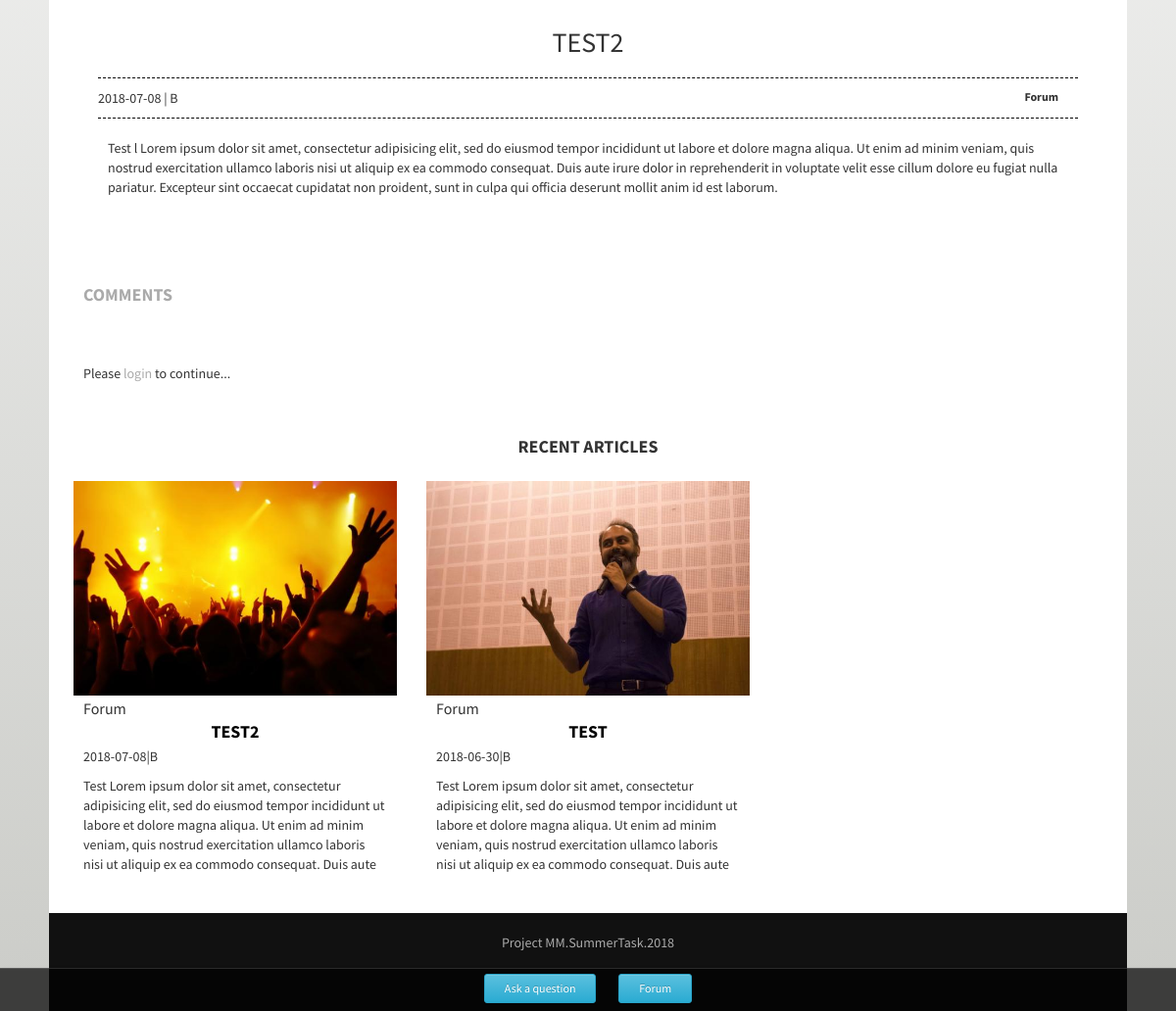
Page /home/article/2 (lower part) on the earlier database version.
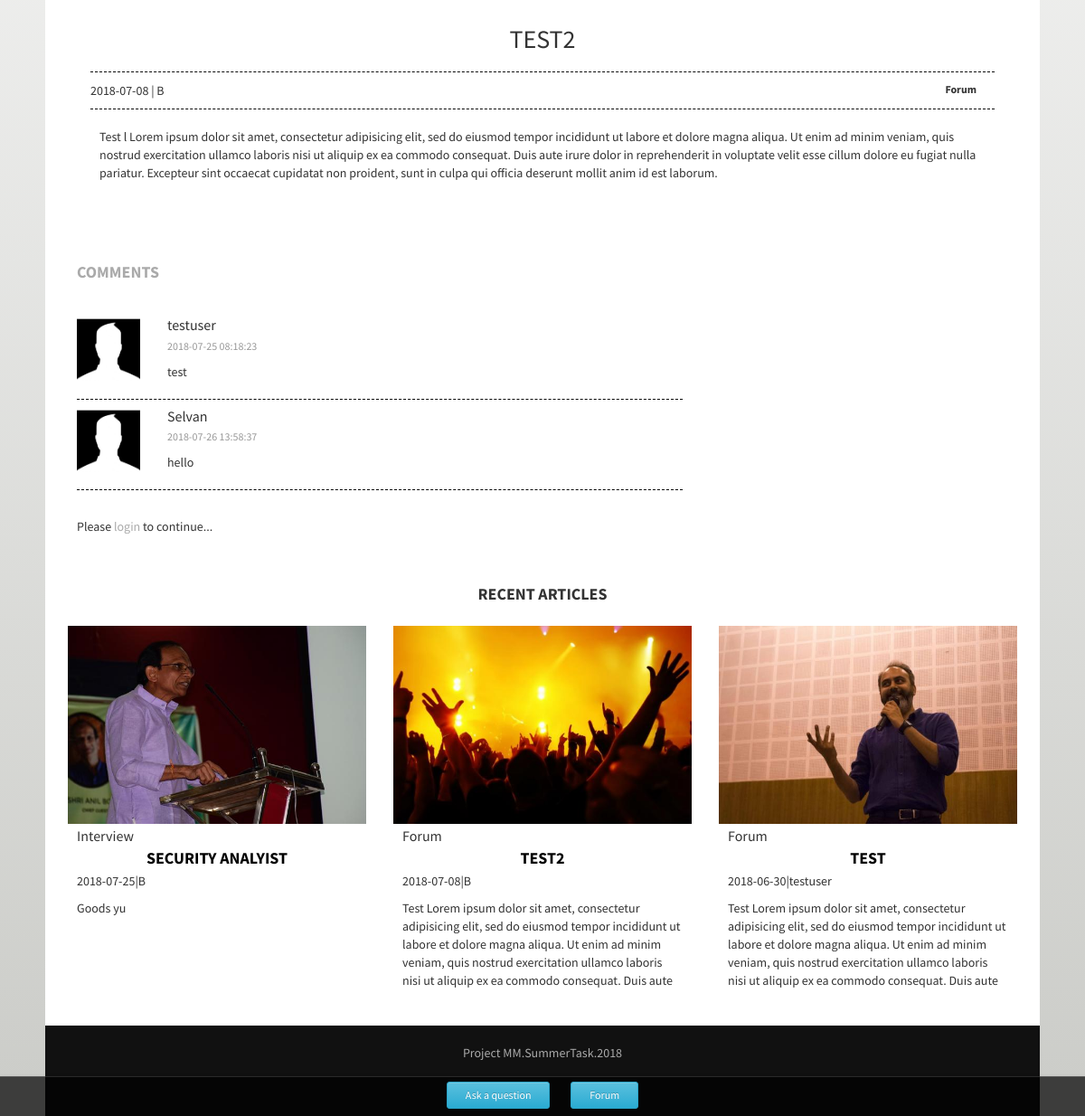
Same page on the later database version.
### tables this page shows
CREATE TABLE IF NOT EXISTS `articles` (
  `id` int(11) NOT NULL AUTO_INCREMENT,
  `title` varchar(255) NOT NULL,
  `content` text NOT NULL,
  `summary` varchar(255) NOT NULL,
  `img` varchar(255) NOT NULL,
  `date` date NOT NULL,
  `ctg` varchar(255) NOT NULL,
  `reptr_name` varchar(255) NOT NULL,
  `modified` datetime NOT NULL,
  `user_id` int(11) NOT NULL,
  `views` int(11) NOT NULL DEFAULT '0',
  PRIMARY KEY (`id`)
);

CREATE TABLE IF NOT EXISTS `article_comments` (
  `id` int(11) NOT NULL AUTO_INCREMENT,
  `content` text NOT NULL,
  `article_id` int(11) NOT NULL,
  `user_id` int(11) NOT NULL,
  `date` datetime NOT NULL,
  `approved` tinyint(3) UNSIGNED DEFAULT '0',
  PRIMARY KEY (`id`)
);

CREATE TABLE IF NOT EXISTS `users` (
  `id` int(11) NOT NULL AUTO_INCREMENT,
  `username` varchar(100) NOT NULL,
  `email` varchar(100) NOT NULL,
  `password` varchar(255) NOT NULL,
  `privilege` tinyint(3) UNSIGNED DEFAULT '0',
  `vote` tinyint(3) UNSIGNED DEFAULT '0',
  PRIMARY KEY (`id`)
);

### application/controllers/home.php (called while the page is built, shortened)
<?php
class Home extends CI_Controller {
	public function __construct()
	{
		$this->load->model('homepage');
	}
	public function article($id)
	{
		$data = array();
		$this->session->unset_userdata('question');
		$select=$this->homepage->getrow($id);
		if (!$this->session->userdata('$id'))
		{
			$this->session->set_userdata('$id',TRUE);
			++$select['views'];
			$this->homepage->article_update($select, $id);
		}
		$data['comments']=$this->homepage->get_comments($id);
		$data['users']=$this->homepage->getuser();
		$data['articles']=$this->homepage->latest_articles();
		$data['select']=$select;
		$data['title'] = $data['select']['title'];
		$this->load->view('common/head',$data);
		$this->load->view('css/view',$data);
		$this->load->view('common/header',$data);
		$this->load->view('homesite/view_article',$data);
		$this->load->view('homesite/comments',$data);
		$this->load->view('homesite/latest_articles',$data);
		$this->load->view('common/footer');
	}
}

### index.php (called while the page is built, shortened)
<?php
require_once BASEPATH.'core/CodeIgniter.php';

### application/models/homepage.php (called while the page is built, shortened)
<?php
class Homepage extends CI_Model{
	public function latest_articles()
	{
		$this->db->order_by('date', 'DESC');
		$query = $this->db->get('articles');
		return $query->result_array();
	}
	public function getrow($id = ""){
		$query = $this->db->get_where('articles', array('id' => $id));
		return $query->row_array();
	}
    public function getuser($id = "")
    {
        if(!empty($id)){
            $query = $this->db->get_where('users', array('id' => $id));
            return $query->row_array();
        }else{
            $query = $this->db->get('users');
            return $query->result_array();
        }
    }
    public function get_comments($id)
    {
            $query = $this->db->get_where('article_comments', array('article_id' => $id));
            return $query->result_array();
    }
}

### application/views/homesite/latest_articles.php (the view)
<div class="row">
	<br>
	<h3>RECENT ARTICLES</h3>
	<br>
	<?php $count=0;
	foreach($articles as $article): ?>
		<div class="col-sm-4 col-xs-12">
			<a href="<?php echo site_url('home/article/'.$article['id']); ?>"><img class="rec_art" src="<?php echo base_url('assets/img/uploads/') ?><?php echo $article['img']; ?>"></a>
			<div>
				<h5><?php echo $article['ctg']; ?></h5>
				<h3><a href="<?php echo site_url('home/article/'.$article['id']); ?>"><?php echo $article['title']; ?></a></h3>
				<p><?php echo $article['date'] .'|'. $article['reptr_name']; ?></p>
				<p>
					<?php echo $article['summary']; ?>
				</p>
			</div>
		</div>
		<?php
		if(++$count==3){
			break;
		}
		?>
	<?php endforeach; ?>
</div>

### application/views/homesite/view_article.php (shortened to what this page needs)
<div class="row">
	<div class="col-xs-12">
		<div class="col-sm-4 col-xs-12 col-sm-offset-4 img">
		</div>
		<div>
			<div class="col-sm-12 col-xs-12">
				<h1><?php echo $select['title']; ?></h1>
				<div class="helpers">
					<span><?php echo $select['date']. '  |  '.$select['reptr_name']; ?></span>
					<span class="navbar-right"><?php echo $select['ctg']; ?></span>
				</div>
				<div>
					<?php echo $select['content']; ?>
				</div>
			</div>
		</div>
	</div>
</div>

### application/views/homesite/comments.php (shortened to what this page needs)
<div class="row">
	<div class="col-sm-8 col-xs-12">
		<div class="col-xs-12">
		</div>
		<h4>COMMENTS</h4>
		<div>
			<?php
			foreach ($comments as $comment) {  ?>
				<div class="comment-bar">
					<img class="mr-3" src="<?php echo base_url('assets/img/common/') ?>user.jpg" alt="user image">
					<div class="comment-body">
						<h5 class="mt-0"><?php echo $users[$comment['user_id'] - '1']['username'] ?></h5>
						<p class="comment-date">
							<?php echo $comment['date']; ?>
						</p>
						<?php echo $comment['content']; ?>
					</div>
				</div>
			<?php } ?>
		</div>
		<br>
		<div>
			<?php if ($this->session->userdata('isloggedin')) { ?>
				<h3>
					LEAVE A COMMENT
				</h3>
				<form class="form-horizontal" method="post" action="">
					<div class="form-group">
						<textarea class="form-control" rows="5" placeholder="Comment" maxlength="3000" name="comment"></textarea>
					</div>
					<input type="submit" name="submit" class="btn btn-primary" value="Comment">
				</form>
			<?php  } else {
				?>
				Please <a id="PERSONAL_PROFILE" href="<?php echo site_url('users/login'); ?>">login</a> to continue...
			<?php } ?>
		</div>
	</div>
</div>

Differences in the rows shown:
added article_comments: user.username "testuser", date "2018-07-25 08:18:23", content "test"
added article_comments: user.username "Selvan", date "2018-07-26 13:58:37", content "hello"
added articles: img (picture), ctg "Interview", title "SECURITY ANALYIST", date "2018-07-25", reptr_name "B", summary "Goods yu"
changed articles "TEST": reptr_name "B" → "testuser"
